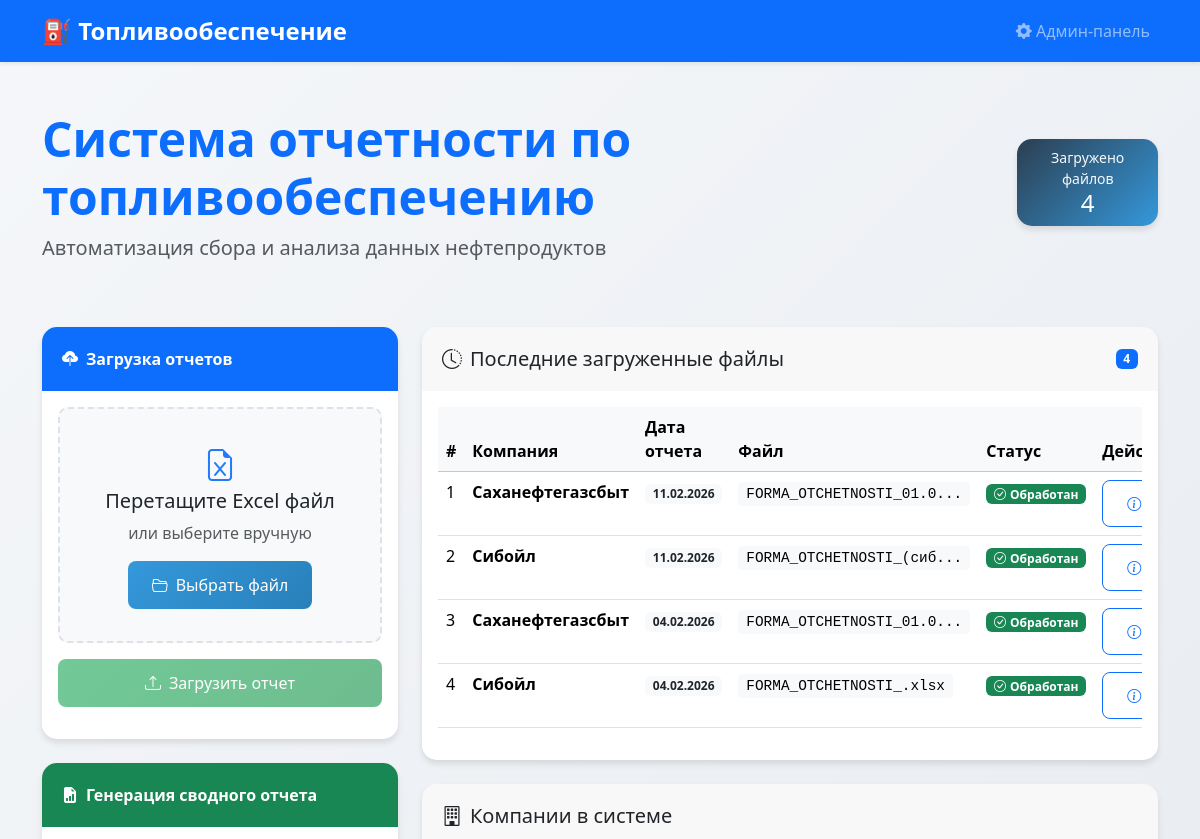
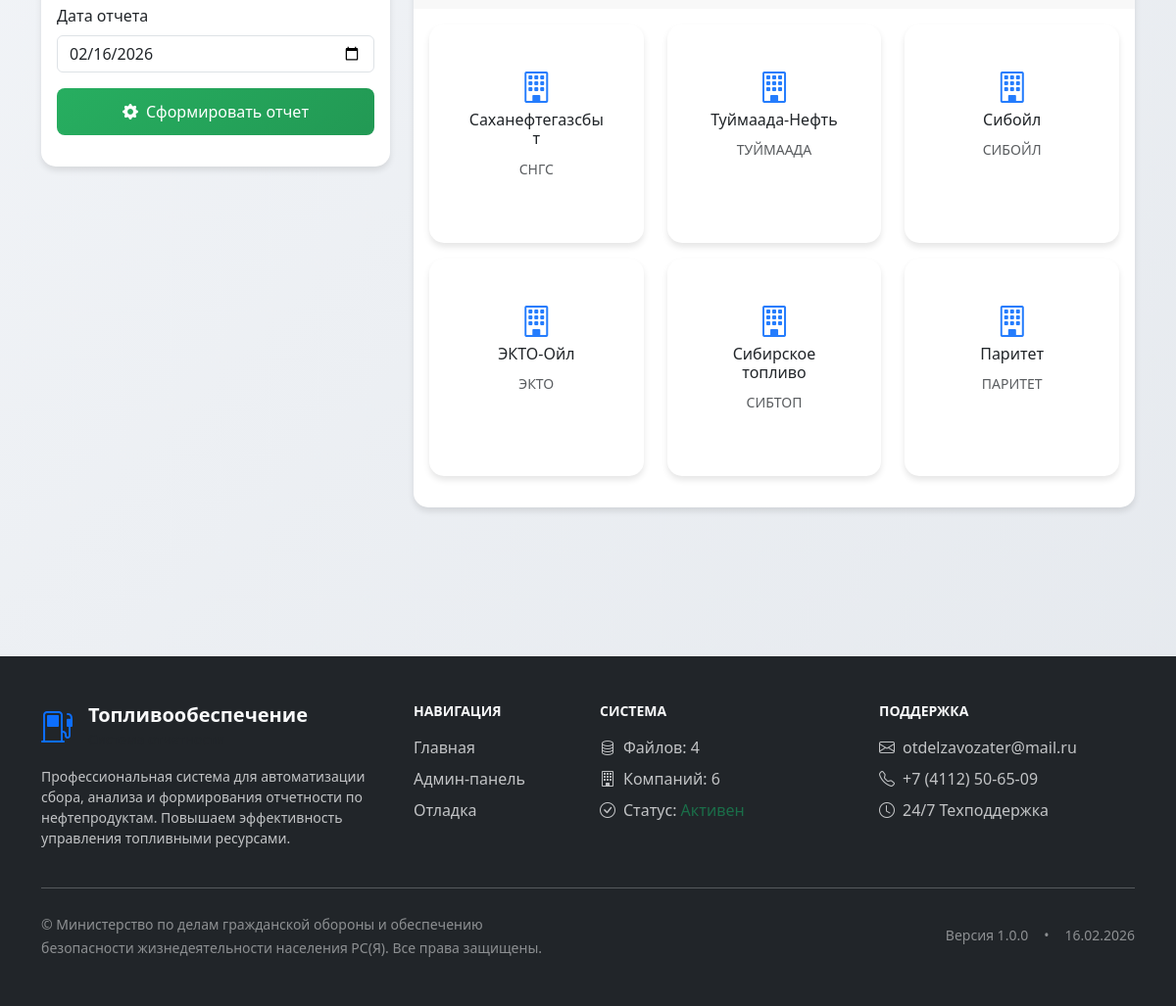
The page / on the database its author committed (2 pictures, top to bottom).
### database/models.py (models this page shows)
class UploadedFile(Base):
    __tablename__ = 'uploaded_files'
    id = Column(Integer, primary_key=True)
    company_id = Column(Integer, ForeignKey('companies.id'))
    filename = Column(String(500), nullable=False)
    file_path = Column(String(1000), nullable=False)
    report_date = Column(Date, nullable=False)
    upload_date = Column(DateTime, default=datetime.now)
    file_size = Column(Integer)
    status = Column(String(50), default='uploaded')
    error_message = Column(Text)
    company = relationship("Company", back_populates="uploaded_files")
    __table_args__ = (
        {'sqlite_autoincrement': True},
    )

class Company(Base):
    __tablename__ = 'companies'
    id = Column(Integer, primary_key=True)
    name = Column(String(255), nullable=False, unique=True)
    code = Column(String(50), unique=True)
    email_pattern = Column(String(255))
    is_active = Column(Boolean, default=True)
    created_at = Column(DateTime, default=datetime.now)
    uploaded_files = relationship("UploadedFile", back_populates="company")

### app/routes/main_routes.py (the view)
@main_bp.route('/')
def index():
    try:
        companies = db.get_companies()
        recent_files = db.get_recent_files(limit=10)
        return render_template('index.html',
                             companies=companies,
                             recent_files=recent_files,
                             now=datetime.now())
    except Exception as e:
        import traceback
        return f"Ошибка: {str(e)}<br><pre>{traceback.format_exc()}</pre>"

### templates/index.html (shortened to what this page needs)
<!DOCTYPE html>
<html lang="ru">
<head>
    <link href="https://cdn.jsdelivr.net/npm/bootstrap@5.3.2/dist/css/bootstrap.min.css" rel="stylesheet">
    <link href="https://cdn.jsdelivr.net/npm/bootstrap-icons@1.11.0/font/bootstrap-icons.css" rel="stylesheet">
</head>
<body>
    <nav class="navbar navbar-expand-lg navbar-dark bg-primary shadow-sm">
        <div class="container">
            <a class="navbar-brand" href="/">
                ⛽ Топливообеспечение
            </a>
            <div class="navbar-nav ms-auto">
                <a class="nav-link" href="/admin">
                    <i class="bi bi-gear-fill"></i> Админ-панель
                </a>
            </div>
        </div>
    </nav>
    <div class="container py-5">
        <div class="row mb-5 fade-in">
            <div class="col-12">
                <div class="d-flex justify-content-between align-items-center">
                    <div>
                        <h1 class="display-5 fw-bold text-primary mb-2">
                            Система отчетности по топливообеспечению
                        </h1>
                        <p class="lead text-muted">
                            Автоматизация сбора и анализа данных нефтепродуктов
                        </p>
                    </div>
                    <div class="stats-card card text-center px-3 py-2">
                        <small class="text-light">Загружено файлов</small>
                        <h4 class="mb-0">{{ recent_files|length }}</h4>
                    </div>
                </div>
            </div>
        </div>
        <div class="row">
            <div class="col-lg-4">
                <div class="card fade-in">
                    <div class="card-header bg-primary text-white">
                        <i class="bi bi-cloud-upload-fill me-2"></i>Загрузка отчетов
                    </div>
                    <div class="card-body">
                        <div class="upload-area mb-3" id="uploadArea">
                            <i class="bi bi-file-earmark-excel feature-icon text-primary"></i>
                            <h5>Перетащите Excel файл</h5>
                            <p class="text-muted">или выберите вручную</p>
                            <button class="btn btn-primary" onclick="document.getElementById('fileInput').click()">
                                <i class="bi bi-folder2-open me-2"></i>Выбрать файл
                            </button>
                        </div>
                        <button id="uploadBtn" class="btn btn-success w-100" disabled>
                            <i class="bi bi-upload me-2"></i>Загрузить отчет
                        </button>
                    </div>
                </div>
                <div class="card fade-in" style="animation-delay: 0.1s">
                    <div class="card-header bg-success text-white">
                        <i class="bi bi-file-earmark-bar-graph-fill me-2"></i>Генерация сводного отчета
                    </div>
                    <div class="card-body">
                        <form id="reportForm">
                            <div class="mb-3">
                                <label for="reportDate" class="form-label">Дата отчета</label>
                                <input type="date" id="reportDate" class="form-control"
                                       value="{{ now.strftime('%Y-%m-%d') }}">
                            </div>
                            <button type="submit" class="btn btn-success w-100">
                                <i class="bi bi-gear-fill me-2"></i>Сформировать отчет
                            </button>
                        </form>
                    </div>
                </div>
            </div>
            <div class="col-lg-8">
                <div class="card fade-in" style="animation-delay: 0.3s">
                    <div class="card-header d-flex justify-content-between align-items-center">
                        <h5 class="mb-0">
                            <i class="bi bi-clock-history me-2"></i>Последние загруженные файлы
                        </h5>
                        <span class="badge bg-primary">{{ recent_files|length }}</span>
                    </div>
                    <div class="card-body">
                        {% if recent_files %}
                        <div class="table-responsive">
                            <table class="table table-hover">
                                <thead class="table-light">
                                    <tr>
                                        <th>#</th>
                                        <th>Компания</th>
                                        <th>Дата отчета</th>
                                        <th>Файл</th>
                                        <th>Статус</th>
                                        <th>Действия</th>
                                    </tr>
                                </thead>
                                <tbody>
                                    {% for file in recent_files %}
                                    <tr>
                                        <td>{{ loop.index }}</td>
                                        <td>
                                            <strong>{{ file.company_name }}</strong>
                                        </td>
                                        <td>
                                            {% if file.report_date %}
                                                <span class="badge bg-light text-dark">
                                                    {{ file.report_date.strftime('%d.%m.%Y') }}
                                                </span>
                                            {% else %}
                                                <span class="text-muted">Н/Д</span>
                                            {% endif %}
                                        </td>
                                        <td>
                                            <span class="file-name" title="{{ file.filename }}">
                                                {{ file.filename|truncate(25) }}
                                            </span>
                                        </td>
                                        <td>
                                            {% if file.status == 'processed' %}
                                                <span class="badge bg-success status-badge">
                                                    <i class="bi bi-check-circle me-1"></i>Обработан
                                                </span>
                                            {% elif file.status == 'error' %}
                                                <span class="badge bg-danger status-badge">
                                                    <i class="bi bi-x-circle me-1"></i>Ошибка
                                                </span>
                                            {% else %}
                                                <span class="badge bg-warning status-badge">
                                                    <i class="bi bi-clock me-1"></i>В обработке
                                                </span>
                                            {% endif %}
                                        </td>
                                        <td>
                                            {% if file.id is defined and file.id %}
                                            <button class="btn btn-sm btn-outline-primary file-details-btn"
                                                    data-file-id="{{ file.id }}"
                                                    title="Подробности">
                                                <i class="bi bi-info-circle"></i>
                                            </button>
                                            {% else %}
                                            <button class="btn btn-sm btn-outline-secondary" disabled
                                                    title="ID файла недоступен">
                                                <i class="bi bi-info-circle"></i>
                                            </button>
                                            {% endif %}
                                        </td>
                                    </tr>
                                    {% endfor %}
                                </tbody>
                            </table>
                        </div>
                        {% else %}
                        <div class="text-center py-4">
                            <i class="bi bi-inbox display-1 text-muted"></i>
                            <h5 class="text-muted mt-3">Файлы не загружены</h5>
                            <p class="text-muted">Начните с загрузки первого отчета</p>
                        </div>
                        {% endif %}
                    </div>
                </div>
                <div class="card fade-in" style="animation-delay: 0.4s">
                    <div class="card-header">
                        <h5 class="mb-0">
                            <i class="bi bi-building me-2"></i>Компании в системе
                        </h5>
                    </div>
                    <div class="card-body">
                        <div class="row">
                            {% for company in companies %}
                            <div class="col-md-6 col-lg-4 mb-3">
                                <div class="company-card card h-100">
                                    <div class="card-body">
                                        <i class="bi bi-building feature-icon text-primary"></i>
                                        <h6 class="card-title">{{ company.name }}</h6>
                                        {% if company.code %}
                                            <small class="text-muted">{{ company.code }}</small>
                                        {% endif %}
                                    </div>
                                </div>
                            </div>
                            {% endfor %}
                        </div>
                    </div>
                </div>
            </div>
        </div>
    </div>
    <footer class="bg-dark text-light py-8 mt-8">
        <div class="container">
            <div class="row">
                <div class="col-lg-4 mb-6">
                    <div class="d-flex align-items-center mb-3">
                        <i class="bi bi-fuel-pump fs-2 text-primary me-3"></i>
                        <div>
                            <h5 class="fw-bold mb-0">Топливообеспечение</h5>
                            <small class="text-muted">Система отчетности</small>
                        </div>
                    </div>
                    <p class="text-light opacity-75 small">
                        Профессиональная система для автоматизации сбора, анализа и формирования
                        отчетности по нефтепродуктам. Повышаем эффективность управления
                        топливными ресурсами.
                    </p>
                </div>
                <div class="col-lg-2 mb-6">
                    <h6 class="fw-bold text-uppercase small mb-3">Навигация</h6>
                    <ul class="list-unstyled">
                        <li class="mb-2"><a href="/" class="text-light opacity-75 text-decoration-none hover-text-primary">Главная</a></li>
                        <li class="mb-2"><a href="/admin" class="text-light opacity-75 text-decoration-none hover-text-primary">Админ-панель</a></li>
                        <li class="mb-2"><a href="/debug-paths" class="text-light opacity-75 text-decoration-none hover-text-primary">Отладка</a></li>
                    </ul>
                </div>
                <div class="col-lg-3 mb-6">
                    <h6 class="fw-bold text-uppercase small mb-3">Система</h6>
                    <ul class="list-unstyled">
                        <li class="mb-2">
                            <span class="text-light opacity-75">
                                <i class="bi bi-database me-2"></i>Файлов: {{ recent_files|length }}
                            </span>
                        </li>
                        <li class="mb-2">
                            <span class="text-light opacity-75">
                                <i class="bi bi-building me-2"></i>Компаний: {{ companies|length }}
                            </span>
                        </li>
                        <li class="mb-2">
                            <span class="text-light opacity-75">
                                <i class="bi bi-check-circle me-2"></i>Статус: <span class="text-success">Активен</span>
                            </span>
                        </li>
                    </ul>
                </div>
                <div class="col-lg-3 mb-6">
                    <h6 class="fw-bold text-uppercase small mb-3">Поддержка</h6>
                    <ul class="list-unstyled">
                        <li class="mb-2">
                            <a href="mailto:support@toplivo.ru" class="text-light opacity-75 text-decoration-none">
                                <i class="bi bi-envelope me-2"></i>otdelzavozater@mail.ru
                            </a>
                        </li>
                        <li class="mb-2">
                            <span class="text-light opacity-75">
                                <i class="bi bi-telephone me-2"></i>+7 (4112) 50-65-09
                            </span>
                        </li>
                        <li class="mb-2">
                            <span class="text-light opacity-75">
                                <i class="bi bi-clock me-2"></i>24/7 Техподдержка
                            </span>
                        </li>
                    </ul>
                </div>
            </div>
            <hr class="my-4 opacity-25">
            <div class="row align-items-center">
                <div class="col-md-6">
                    <small class="text-light opacity-50">
                        &copy; Министерство по делам гражданской обороны и обеспечению безопасности жизнедеятельности населения РС(Я). Все права защищены.
                    </small>
                </div>
                <div class="col-md-6 text-md-end">
                    <div class="d-flex gap-3 justify-content-md-end">
                        <small class="text-light opacity-50">Версия 1.0.0</small>
                        <small class="text-light opacity-50">•</small>
                        <small class="text-light opacity-50">{{ now.strftime('%d.%m.%Y') }}</small>
                    </div>
                </div>
            </div>
        </div>
    </footer>
</body>
</html>

### rows shown on the page
UploadedFile: company_name "Саханефтегазсбыт", report_date "11.02.2026", filename "FORMA_OTCHETNOSTI_01.0...", status "processed" (drawn)
UploadedFile: company_name "Сибойл", report_date "11.02.2026", filename "FORMA_OTCHETNOSTI_(сиб...", status "processed" (drawn)
UploadedFile: company_name "Саханефтегазсбыт", report_date "04.02.2026", filename "FORMA_OTCHETNOSTI_01.0...", status "processed" (drawn)
UploadedFile: company_name "Сибойл", report_date "04.02.2026", filename "FORMA_OTCHETNOSTI_.xlsx", status "processed" (drawn)
Company: name "Саханефтегазсбыт", code "СНГС"
Company: name "Туймаада-Нефть", code "ТУЙМААДА"
Company: name "Сибойл", code "СИБОЙЛ"
Company: name "ЭКТО-Ойл", code "ЭКТО"
Company: name "Сибирское топливо", code "СИБТОП"
Company: name "Паритет", code "ПАРИТЕТ"

### other values the page prints
{{ recent_files|length }} "4"
{{ companies|length }} "6"
